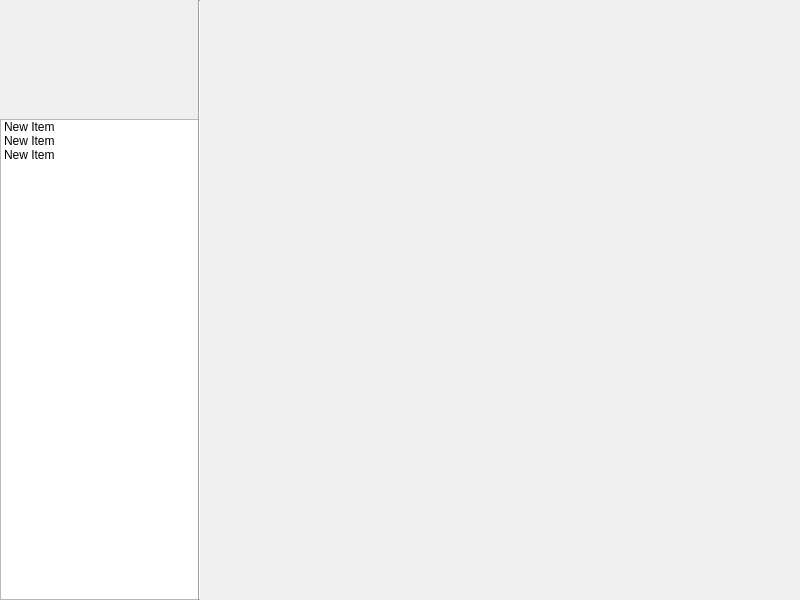
<?xml version="1.0" encoding="UTF-8"?>
<ui version="4.0">
 <class>MainWindow</class>
 <widget class="QMainWindow" name="MainWindow">
  <property name="geometry">
   <rect>
    <x>0</x>
    <y>0</y>
    <width>800</width>
    <height>600</height>
   </rect>
  </property>
  <property name="windowTitle">
   <string>Scheme Builder</string>
  </property>
  <widget class="QWidget" name="centralwidget">
   <widget class="QListWidget" name="listWidget">
    <property name="geometry">
     <rect>
      <x>0</x>
      <y>119</y>
      <width>200</width>
      <height>481</height>
     </rect>
    </property>
    <item>
     <property name="text">
      <string>New Item</string>
     </property>
    </item>
    <item>
     <property name="text">
      <string>New Item</string>
     </property>
    </item>
    <item>
     <property name="text">
      <string>New Item</string>
     </property>
    </item>
   </widget>
   <widget class="Line" name="line">
    <property name="geometry">
     <rect>
      <x>198</x>
      <y>0</y>
      <width>2</width>
      <height>600</height>
     </rect>
    </property>
    <property name="orientation">
     <enum>Qt::Vertical</enum>
    </property>
   </widget>
  </widget>
  <widget class="QMenuBar" name="menubar">
   <property name="geometry">
    <rect>
     <x>0</x>
     <y>0</y>
     <width>800</width>
     <height>21</height>
    </rect>
   </property>
  </widget>
 </widget>
 <resources/>
 <connections/>
</ui>
